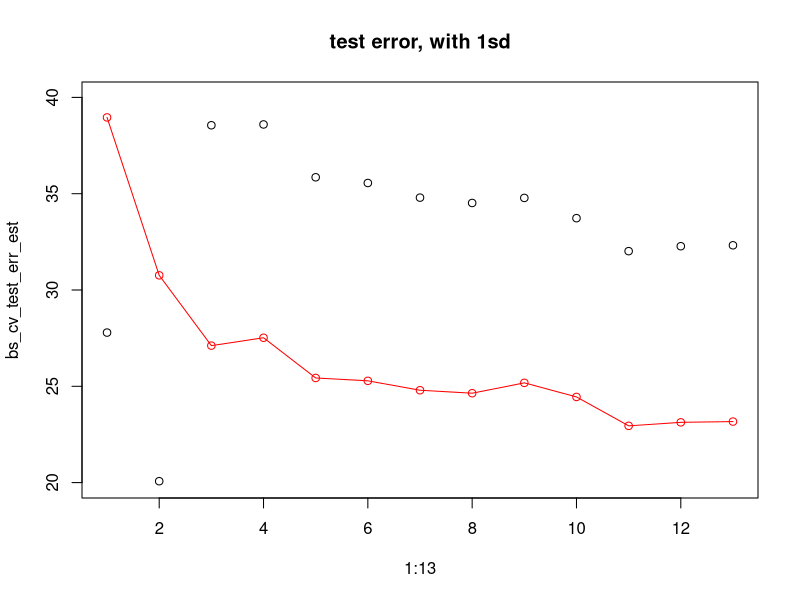

The R script that drew this image:
rm(list=ls())
library(MASS)
data(Boston)
# head(Boston)
# ?Boston #medv: response
# Boston$chas = as.factor(Boston$chas)
# Boston$rad = as.factor(Boston$rad)

#best subset (say 'bs')
library(leaps)
bs_fit_full = regsubsets(medv ~ ., Boston, nvmax=13)
summary(bs_fit_full)

#CV (not k-fold, but randomly select training/test dataset for each iteration)
set.seed(20240419)
bs_num_cv_iter = 100
bs_val_errors_mat = matrix(NA, bs_num_cv_iter, 13)
for(k in 1:bs_num_cv_iter){
    train_data_size = 450 #among 506
    train_data_indicator = sample(c(rep(TRUE,train_data_size), rep(FALSE,nrow(Boston)-train_data_size)))
    test_data_indicator = !(train_data_indicator)
    bs_fit = regsubsets(medv ~ ., Boston[train_data_indicator,], nvmax=13)
    test_data_X = model.matrix(medv~., data=Boston[test_data_indicator,])
    val_errors = rep(NA, 13)
    for(i in 1:13){
        coef_i = coef(bs_fit, id=i)
        pred = test_data_X[,names(coef_i)] %*% coef_i
        val_errors[i] = mean((Boston$medv[test_data_indicator]-pred)^2)
    }
    bs_val_errors_mat[k,] = val_errors
}
bs_cv_test_err_est = colMeans(bs_val_errors_mat)
bs_cv_test_err_sd = apply(bs_val_errors_mat, 2, sd)
bs_cv_test_err_est
which.min(bs_cv_test_err_est) #11
plot(1:13, bs_cv_test_err_est, col='red', ylim=c(20,40), type='l', main="test error, with 1sd")
points(1:13, bs_cv_test_err_est, col='red')
points(1:13, bs_cv_test_err_est+bs_cv_test_err_sd, col='black')
points(1:13, bs_cv_test_err_est-bs_cv_test_err_sd, col='black')
#use 5 or 11
coef(bs_fit_full, id=5)
coef(bs_fit_full, id=11)


#ridge
library(glmnet)
data_X = model.matrix(medv~., Boston)[,-1]
data_y = Boston$medv
?glmnet
ridge_fit = glmnet(data_X, data_y, family="gaussian", standardize=TRUE, alpha=0, lambda=c(10000, 1000, 100, 10, 1, 0.1)) 
#use a decreasing sequence of lambda
sqrt(sum(coef(ridge_fit)[-1,1]^2)) 
#return to the original scale(covered back from standardization)
sqrt(sum(coef(ridge_fit)[-1,2]^2))
sqrt(sum(coef(ridge_fit)[-1,3]^2))
sqrt(sum(coef(ridge_fit)[-1,4]^2))
sqrt(sum(coef(ridge_fit)[-1,5]^2))
sqrt(sum(coef(ridge_fit)[-1,6]^2))

set.seed(20240419)
lambda_grid = 10^seq(10, -3, length=100)
ridge_num_cv_iter = 100
ridge_val_errors_mat = matrix(NA, ridge_num_cv_iter, length(lambda_grid))
for(k in 1:ridge_num_cv_iter){
    train_data_size = 450 #among 506
    train_data_indicator = sample(c(rep(TRUE,train_data_size), rep(FALSE,nrow(Boston)-train_data_size)))
    test_data_indicator = !(train_data_indicator)
    ridge_fit = glmnet(data_X[train_data_indicator,], data_y[train_data_indicator], 
                        family="gaussian", standardize=TRUE, alpha=0, lambda=lambda_grid) 
    val_errors = rep(NA, length(lambda_grid))
    for(i in 1:length(lambda_grid)){
        ridge_pred = predict(ridge_fit, s=lambda_grid[i], newx=data_X[test_data_indicator,])
        val_errors[i] = mean((data_y[test_data_indicator]-ridge_pred)^2)
    }
    ridge_val_errors_mat[k,] = val_errors
}
ridge_cv_test_err_est = colMeans(ridge_val_errors_mat)
which.min(ridge_cv_test_err_est) #83
ridge_cv_test_err_est[which.min(ridge_cv_test_err_est)] #23.09675
lambda_grid[which.min(ridge_cv_test_err_est)] #0.0001592283

##select
ridge_fit = glmnet(data_X, data_y, family="gaussian", standardize=TRUE, alpha=0, lambda=c(0.1, 0.001, 0.0001592283, 0.0000001)) 
coef(ridge_fit)[,3]


#lasso
lasso_fit = glmnet(data_X, data_y, family="gaussian", standardize=TRUE, alpha=1, lambda=c(100, 10, 1, 0.1, 0.01)) 
#use a decreasing sequence of lambda
sum(abs(coef(lasso_fit)[-1,1]))
#return to the original scale(covered back from standardization)
sum(abs(coef(lasso_fit)[-1,2]))
sum(abs(coef(lasso_fit)[-1,3]))
sum(abs(coef(lasso_fit)[-1,4]))
sum(abs(coef(lasso_fit)[-1,5]))

set.seed(20240419)
lambda_grid = 10^seq(2, -5, length=100)
lasso_num_cv_iter = 100
lasso_val_errors_mat = matrix(NA, lasso_num_cv_iter, length(lambda_grid))
for(k in 1:lasso_num_cv_iter){
    train_data_size = 450 #among 506
    train_data_indicator = sample(c(rep(TRUE,train_data_size), rep(FALSE,nrow(Boston)-train_data_size)))
    test_data_indicator = !(train_data_indicator)
    lasso_fit = glmnet(data_X[train_data_indicator,], data_y[train_data_indicator], 
                        family="gaussian", standardize=TRUE, alpha=1, lambda=lambda_grid) 
    val_errors = rep(NA, length(lambda_grid))
    for(i in 1:length(lambda_grid)){
        lasso_pred = predict(lasso_fit, s=lambda_grid[i], newx=data_X[test_data_indicator,])
        val_errors[i] = mean((data_y[test_data_indicator]-lasso_pred)^2)
    }
    lasso_val_errors_mat[k,] = val_errors
}
lasso_cv_test_err_est = colMeans(lasso_val_errors_mat)
which.min(lasso_cv_test_err_est) #51
lambda_grid[which.min(lasso_cv_test_err_est)]
lasso_cv_test_err_est[which.min(lasso_cv_test_err_est)] #23.09

##select
lasso_fit = glmnet(data_X, data_y, family="gaussian", standardize=TRUE, alpha=1, lambda=c(1, 0.1, 0.02915053, 0.01)) 
coef(lasso_fit)[,3]
